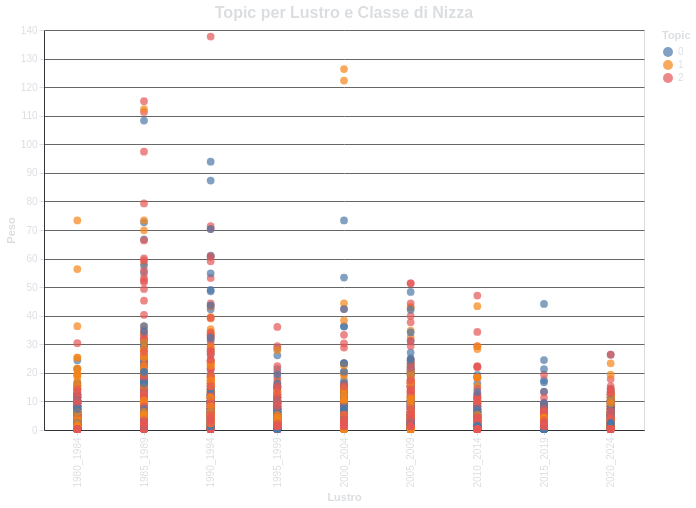

Describe this chart as a Vega-Lite specification.
### Vega-Lite specification from a JSON file in a GitHub repository (floating-point values rounded to 4 significant figures; data arrays with more than 128 entries replaced by an {"elided": "..."} marker saying what was removed)
{"$schema": "https://vega.github.io/schema/vega-lite/v5.6.1.json", "config": {"axis": {"domainColor": "#313338", "gridColor": "#666666", "labelColor": "#DBDEE1", "tickColor": "#DBDEE1", "titleColor": "#DBDEE1"}, "background": "transparent", "legend": {"labelColor": "#DBDEE1", "titleColor": "#DBDEE1"}, "title": {"color": "#DBDEE1", "fontSize": 16}}, "data": {"name": "data-ee9dcacc9fc7e86d15481af74fd15507"}, "datasets": {"data-ee9dcacc9fc7e86d15481af74fd15507": {"elided": "4221 records"}}, "encoding": {"color": {"field": "Topic", "type": "nominal"}, "text": {"field": "Word", "type": "nominal"}, "tooltip": [{"field": "Word", "type": "nominal"}, {"field": "Weight", "type": "quantitative"}], "x": {"field": "Lustrum", "scale": {"domain": ["1980_1984", "1985_1989", "1990_1994", "1995_1999", "2000_2004", "2005_2009", "2010_2014", "2015_2019", "2020_2024"]}, "title": "Lustro", "type": "nominal"}, "y": {"field": "Weight", "title": "Peso", "type": "quantitative"}}, "height": 400, "mark": {"size": 60, "type": "circle"}, "params": [{"bind": {"input": "range", "max": 45.0, "min": 1.0, "step": 1}, "name": "Select", "select": {"fields": ["Nice_class"], "type": "point"}}], "title": "Topic per Lustro e Classe di Nizza", "transform": [{"filter": {"param": "Select"}}], "width": 600}
